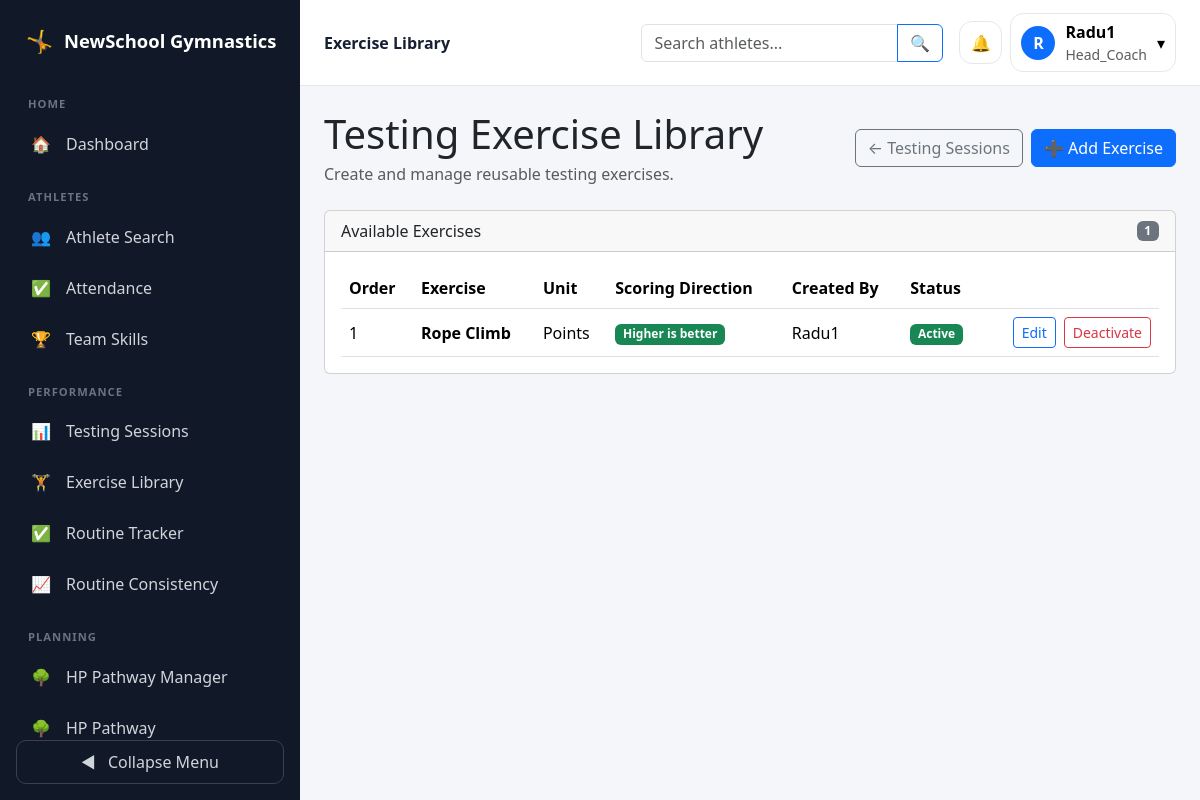
/testing/exercises/ (signed in), run on an earlier commit of the app's database.
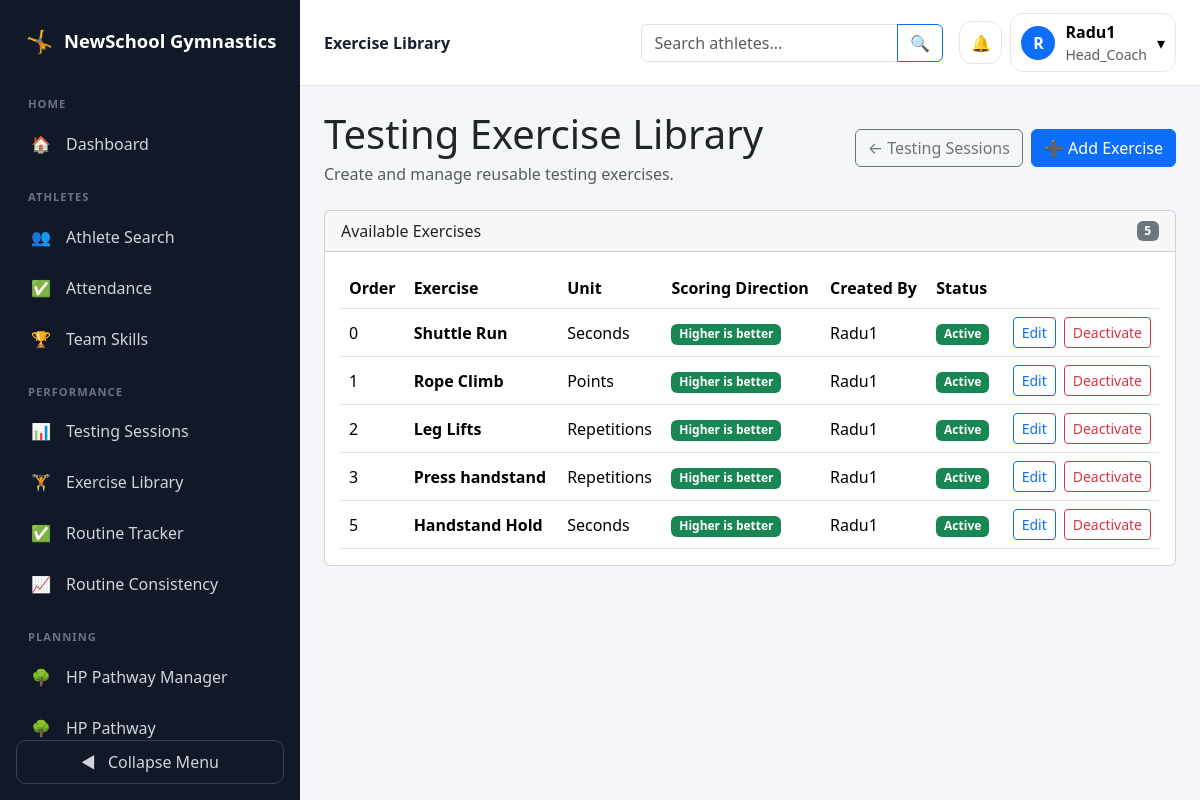
And on a later commit of the database.
### accounts/models.py (models this page shows, shortened)
class User(AbstractUser):
    ROLE_CHOICES = [
        ('admin', 'Platform Admin'),
        ('director', 'Gym Director'),
        ('head_coach', 'Head Coach'),
        ('coach', 'Coach'),
        ('athlete', 'Athlete'),
        ('parent', 'Parent'),
    ]
    role = models.CharField(
        max_length=20,
        choices=ROLE_CHOICES
    )

### performance_testing/models.py (models this page shows, shortened)
class TestingExercise(models.Model):
    UNIT_CHOICES = [
        ('points', 'Points'),
        ('reps', 'Repetitions'),
        ('seconds', 'Seconds'),
        ('minutes', 'Minutes'),
        ('distance', 'Distance'),
        ('level', 'Level'),
        ('text', 'Text Result'),
        ('pass_fail', 'Pass / Fail'),
    ]
    name = models.CharField(
        max_length=100,
    )
    description = models.TextField(
        blank=True,
    )
    unit = models.CharField(
        max_length=20,
        choices=UNIT_CHOICES,
        default='points',
    )
    higher_is_better = models.BooleanField(
        default=True,
        help_text=(
            'Select this when a higher result is better. '
            'Turn it off when a lower time or score is better.'
        ),
    )
    guidelines = models.TextField(
        blank=True,
        help_text=(
            'Explain how this exercise is performed and scored.'
        ),
    )
    active = models.BooleanField(
        default=True,
    )
    display_order = models.PositiveIntegerField(
        default=0,
    )
    created_by = models.ForeignKey(
        settings.AUTH_USER_MODEL,
        on_delete=models.SET_NULL,
        null=True,
        blank=True,
        related_name='created_testing_exercises',
    )
    created_at = models.DateTimeField(
        auto_now_add=True,
    )
    updated_at = models.DateTimeField(
        auto_now=True,
    )
    class Meta:
        ordering = [
            'display_order',
            'name',
        ]

### performance_testing/views.py (the view, shortened to what this page needs)
@login_required
def testing_exercise_list(
    request,
):
    exercises = (
        TestingExercise.objects
        .select_related(
            'created_by'
        )
        .order_by(
            'display_order',
            'name',
        )
    )
    return render(
        request,
        (
            'performance_testing/'
            'exercise_list.html'
        ),
        {
            'exercises': exercises,
        },
    )

### performance_testing/templates/performance_testing/exercise_list.html (shortened to what this page needs)
{% extends "base.html" %}
{% block page_header %}Exercise Library{% endblock %}
{% block content %}
<div class="d-flex flex-wrap justify-content-between align-items-center gap-3 mb-4">
    <div>
        <h1 class="mb-1">Testing Exercise Library</h1>
        <p class="text-muted mb-0">
            Create and manage reusable testing exercises.
        </p>
    </div>
    <div class="d-flex gap-2">
        <a
            href="{% url 'testing_session_list' %}"
            class="btn btn-outline-secondary"
        >
            ← Testing Sessions
        </a>
        <a
            href="{% url 'create_testing_exercise' %}"
            class="btn btn-primary"
        >
            ➕ Add Exercise
        </a>
    </div>
</div>
<div class="card">
    <div class="card-header d-flex justify-content-between align-items-center">
        <span>Available Exercises</span>
        <span class="badge bg-secondary">
            {{ exercises|length }}
        </span>
    </div>
    <div class="card-body">
        {% if exercises %}
            <div class="table-responsive">
                <table class="table table-hover align-middle mb-0">
                    <thead>
                        <tr>
                            <th>Order</th>
                            <th>Exercise</th>
                            <th>Unit</th>
                            <th>Scoring Direction</th>
                            <th>Created By</th>
                            <th>Status</th>
                            <th></th>
                        </tr>
                    </thead>
                    <tbody>
                        {% for exercise in exercises %}
                            <tr>
                                <td>{{ exercise.display_order }}</td>
                                <td>
                                    <div class="fw-semibold">
                                        {{ exercise.name }}
                                    </div>
                                </td>
                                <td>
                                    {{ exercise.get_unit_display }}
                                </td>
                                <td>
                                    {% if exercise.higher_is_better %}
                                        <span class="badge bg-success">
                                            Higher is better
                                        </span>
                                    {% else %}
                                        <span class="badge bg-primary">
                                            Lower is better
                                        </span>
                                    {% endif %}
                                </td>
                                <td>
                                    {% if exercise.created_by %}
                                        {{ exercise.created_by.username }}
                                    {% else %}
                                        System
                                    {% endif %}
                                </td>
                                <td>
                                    {% if exercise.active %}
                                        <span class="badge bg-success">
                                            Active
                                        </span>
                                    {% else %}
                                        <span class="badge bg-secondary">
                                            Inactive
                                        </span>
                                    {% endif %}
                                </td>
                                <td class="text-end">
                                    {% if user.role == 'head_coach' or exercise.created_by == user %}
                                        <div class="d-flex justify-content-end gap-2">
                                            <a
                                                href="{% url 'edit_testing_exercise' exercise.id %}"
                                                class="btn btn-sm btn-outline-primary"
                                            >
                                                Edit
                                            </a>
                                            <form
                                                method="post"
                                                action="{% url 'toggle_testing_exercise' exercise.id %}"
                                            >
                                                <button
                                                    type="submit"
                                                    class="btn btn-sm {% if exercise.active %}btn-outline-danger{% else %}btn-outline-success{% endif %}"
                                                >
                                                    {% if exercise.active %}
                                                        Deactivate
                                                    {% else %}
                                                        Activate
                                                    {% endif %}
                                                </button>
                                            </form>
                                        </div>
                                    {% endif %}
                                </td>
                            </tr>
                        {% endfor %}
                    </tbody>
                </table>
            </div>
        {% endif %}
    </div>
</div>
{% endblock %}

### templates/base.html (shortened to what this page needs)
<!DOCTYPE html>
<html lang="en">
<head>
    <link
        href="https://cdn.jsdelivr.net/npm/bootstrap@5.3.3/dist/css/bootstrap.min.css"
        rel="stylesheet"
    >
</head>
<body>
<div class="d-flex app-shell">
    {% if user.is_authenticated %}
        <nav class="sidebar" id="sidebar">
            <div class="sidebar-brand">
                <span class="sidebar-brand-icon">🤸</span>
                <span class="brand-text">NewSchool Gymnastics</span>
            </div>
            <div class="sidebar-navigation">
                {% if user.role == 'director' %}
                    <div class="sidebar-section">Gym Management</div>
                    <a href="{% url 'director_dashboard' %}" class="sidebar-link">
                        <span class="sidebar-icon">🏢</span>
                        <span class="sidebar-label">Director Dashboard</span>
                    </a>
                    <a href="{% url 'people_management' %}" class="sidebar-link">
                        <span class="sidebar-icon">👥</span>
                        <span class="sidebar-label">Manage People</span>
                    </a>
                    <a href="{% url 'director_event_list' %}" class="sidebar-link">
                        <span class="sidebar-icon">📅</span>
                        <span class="sidebar-label">Gym Events</span>
                    </a>
                    <a href="{% url 'create_training_group' %}" class="sidebar-link">
                        <span class="sidebar-icon">🤸</span>
                        <span class="sidebar-label">Create Training Group</span>
                    </a>
                {% elif user.role == 'coach' or user.role == 'head_coach' %}
                    <div class="sidebar-section">Home</div>
                    <a href="{% url 'coach_dashboard' %}" class="sidebar-link">
                        <span class="sidebar-icon">🏠</span>
                        <span class="sidebar-label">Dashboard</span>
                    </a>
                    <div class="sidebar-section">Athletes</div>
                    <a href="{% url 'athlete_search' %}" class="sidebar-link">
                        <span class="sidebar-icon">👥</span>
                        <span class="sidebar-label">Athlete Search</span>
                    </a>
                    <a href="{% url 'take_attendance' %}" class="sidebar-link">
                        <span class="sidebar-icon">✅</span>
                        <span class="sidebar-label">Attendance</span>
                    </a>
                    <a href="{% url 'team_skills_dashboard' %}" class="sidebar-link">
                        <span class="sidebar-icon">🏆</span>
                        <span class="sidebar-label">Team Skills</span>
                    </a>
                    <div class="sidebar-section">Performance</div>
                    <a href="{% url 'testing_session_list' %}" class="sidebar-link">
                        <span class="sidebar-icon">📊</span>
                        <span class="sidebar-label">Testing Sessions</span>
                    </a>
                    <a href="{% url 'testing_exercise_list' %}" class="sidebar-link">
                        <span class="sidebar-icon">🏋️</span>
                        <span class="sidebar-label">Exercise Library</span>
                    </a>
                    <a href="{% url 'routine_tracker:daily_routine_tracker' %}" class="sidebar-link">
                        <span class="sidebar-icon">✅</span>
                        <span class="sidebar-label">Routine Tracker</span>
                    </a>
                    <a href="{% url 'routine_tracker:routine_consistency_summary' %}" class="sidebar-link">
                        <span class="sidebar-icon">📈</span>
                        <span class="sidebar-label">Routine Consistency</span>
                    </a>
                    <div class="sidebar-section">Planning</div>
                    {% if user.role == 'head_coach' %}
                        <a href="{% url 'pathway:pathway_manager' %}" class="sidebar-link">
                            <span class="sidebar-icon">🌳</span>
                            <span class="sidebar-label">HP Pathway Manager</span>
                        </a>
                    {% endif %}
                    <a href="{% url 'pathway:pathway_overview' %}" class="sidebar-link">
                        <span class="sidebar-icon">🌳</span>
                        <span class="sidebar-label">HP Pathway</span>
                    </a>
                {% endif %}
            </div>
            <button type="button" class="sidebar-toggle" id="sidebar-toggle">
                <span id="toggle-icon">◀</span>
                <span class="toggle-label ms-2">Collapse Menu</span>
            </button>
        </nav>
    {% endif %}
    <div class="main-area">
        <header class="topbar">
            <div class="d-flex justify-content-between align-items-center gap-3">
                <div class="d-flex align-items-center gap-3">
                    <div class="topbar-title">
                        {% block page_header %}Dashboard{% endblock %}
                    </div>
                </div>
                {% if user.is_authenticated %}
                    <div class="d-flex align-items-center gap-2 ms-auto">
                        {% if user.role == 'coach' or user.role == 'head_coach' %}
                            <form method="get" action="{% url 'athlete_search' %}" class="topbar-search me-2">
                                <div class="input-group">
                                    <input
                                        type="search"
                                        name="q"
                                        class="form-control"
                                        placeholder="Search athletes..."
                                    >
                                    <button class="btn btn-outline-primary" type="submit">🔍</button>
                                </div>
                            </form>
                        {% endif %}
                        <div class="dropdown">
                            <button
                                class="notification-button"
                                type="button"
                                data-bs-toggle="dropdown"
                                data-bs-auto-close="outside"
                            >
                                🔔
                            </button>
                        </div>
                        <div class="dropdown">
                            <button
                                class="user-menu-button"
                                type="button"
                                data-bs-toggle="dropdown"
                            >
                                <span class="user-avatar">
                                    {% if user.first_name %}{{ user.first_name|first }}{% else %}{{ user.username|first }}{% endif %}
                                </span>
                                <span class="user-menu-details text-start">
                                    <span class="d-block fw-semibold">
                                        {{ user.get_full_name|default:user.username }}
                                    </span>
                                    <span class="d-block small text-muted">{{ user.role|title }}</span>
                                </span>
                                <span>▾</span>
                            </button>
                        </div>
                    </div>
                {% endif %}
            </div>
        </header>
        <main class="main-content">
            {% block content %}{% endblock %}
        </main>
    </div>
</div>
</body>
</html>

What changed in the data, as far as the page shows it:
added TestingExercise: display_order "0", name "Shuttle Run", unit "Seconds", higher_is_better "Higher is better", created_by.username "Radu1", active "Active"
added TestingExercise: display_order "2", name "Leg Lifts", unit "Repetitions", higher_is_better "Higher is better", created_by.username "Radu1", active "Active"
added TestingExercise: display_order "3", name "Press handstand", unit "Repetitions", higher_is_better "Higher is better", created_by.username "Radu1", active "Active"
added TestingExercise: display_order "5", name "Handstand Hold", unit "Seconds", higher_is_better "Higher is better", created_by.username "Radu1", active "Active"
Also different on the page:
{{ exercises|length }}: "1" → "5"
